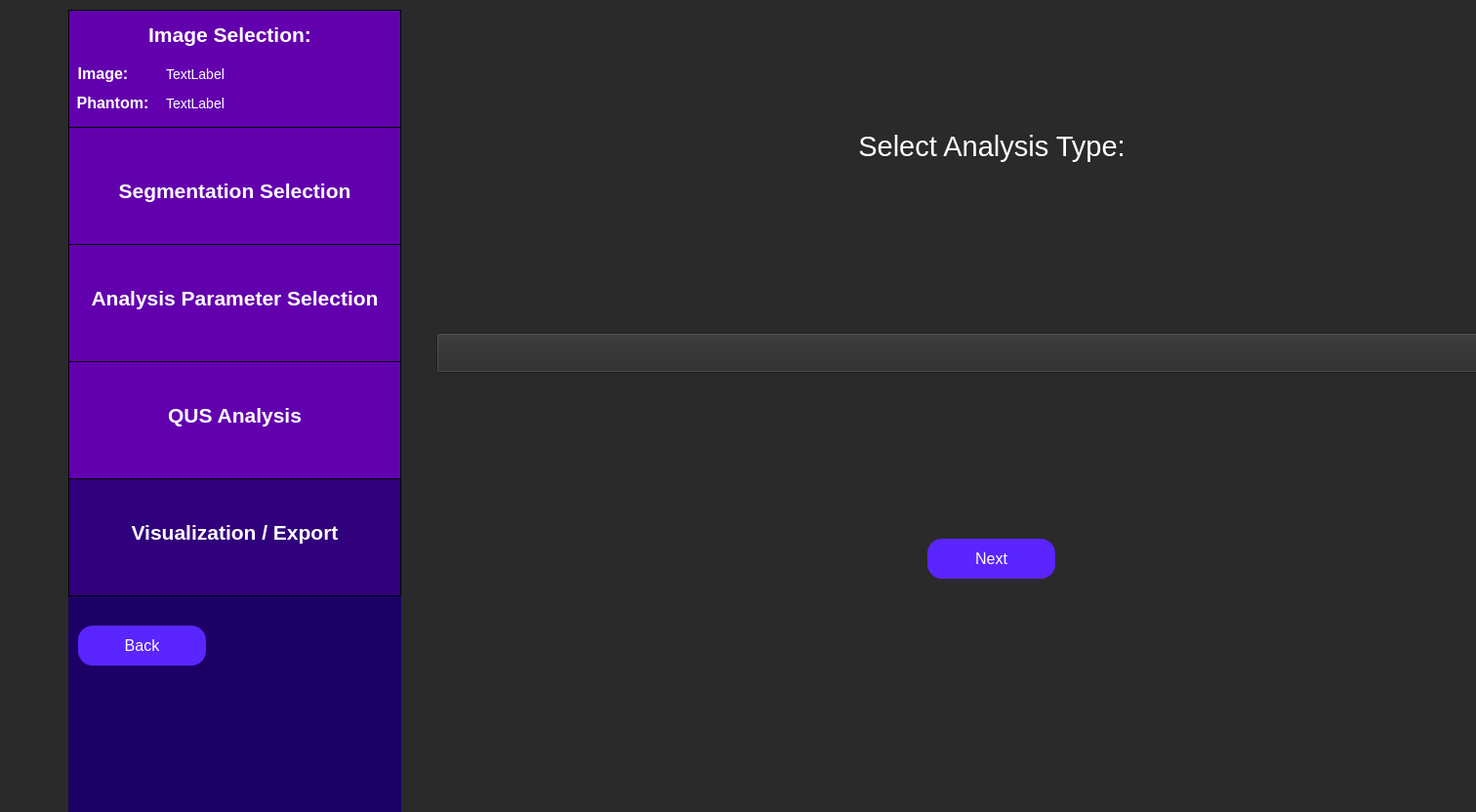
<?xml version="1.0" encoding="UTF-8"?>
<ui version="4.0">
 <class>analysisTypeSelection</class>
 <widget class="QWidget" name="analysisTypeSelection">
  <property name="geometry">
   <rect>
    <x>0</x>
    <y>0</y>
    <width>1512</width>
    <height>832</height>
   </rect>
  </property>
  <property name="minimumSize">
   <size>
    <width>201</width>
    <height>31</height>
   </size>
  </property>
  <property name="maximumSize">
   <size>
    <width>16777215</width>
    <height>16777215</height>
   </size>
  </property>
  <property name="windowTitle">
   <string>Select Ultrasound Image</string>
  </property>
  <property name="styleSheet">
   <string notr="true">QWidget {
	background: rgb(42, 42, 42);
}</string>
  </property>
  <widget class="QWidget" name="horizontalLayoutWidget">
   <property name="geometry">
    <rect>
     <x>70</x>
     <y>10</y>
     <width>1545</width>
     <height>844</height>
    </rect>
   </property>
   <layout class="QHBoxLayout" name="full_screen_layout" stretch="1,5">
    <item>
     <layout class="QVBoxLayout" name="side_bar_layout" stretch="0,0">
      <property name="spacing">
       <number>0</number>
      </property>
      <property name="sizeConstraint">
       <enum>QLayout::SizeConstraint::SetMaximumSize</enum>
      </property>
      <item>
       <widget class="QWidget" name="sidebar" native="true">
        <property name="minimumSize">
         <size>
          <width>341</width>
          <height>601</height>
         </size>
        </property>
        <property name="maximumSize">
         <size>
          <width>241</width>
          <height>601</height>
         </size>
        </property>
        <property name="toolTip">
         <string>&lt;html&gt;&lt;head/&gt;&lt;body&gt;&lt;p&gt;&lt;br/&gt;&lt;/p&gt;&lt;/body&gt;&lt;/html&gt;</string>
        </property>
        <property name="styleSheet">
         <string notr="true">QWidget {
	background-color: rgb(28, 0, 101);
}</string>
        </property>
        <widget class="QFrame" name="imageSelectionSidebar">
         <property name="geometry">
          <rect>
           <x>0</x>
           <y>0</y>
           <width>341</width>
           <height>121</height>
          </rect>
         </property>
         <property name="minimumSize">
          <size>
           <width>341</width>
           <height>121</height>
          </size>
         </property>
         <property name="maximumSize">
          <size>
           <width>341</width>
           <height>121</height>
          </size>
         </property>
         <property name="styleSheet">
          <string notr="true">QFrame {
	background-color: rgb(99, 0, 174);
	border: 1px solid black;
}</string>
         </property>
         <property name="frameShape">
          <enum>QFrame::Shape::StyledPanel</enum>
         </property>
         <property name="frameShadow">
          <enum>QFrame::Shadow::Raised</enum>
         </property>
         <widget class="QLabel" name="imageSelectionLabelSidebar">
          <property name="geometry">
           <rect>
            <x>70</x>
            <y>0</y>
            <width>191</width>
            <height>51</height>
           </rect>
          </property>
          <property name="styleSheet">
           <string notr="true">QLabel {
	font-size: 21px;
	color: rgb(255, 255, 255);
	background-color: rgba(255, 255, 255, 0);
	border: 0px;
	font-weight: bold;
}</string>
          </property>
          <property name="text">
           <string>Image Selection:</string>
          </property>
          <property name="alignment">
           <set>Qt::AlignmentFlag::AlignCenter</set>
          </property>
         </widget>
         <widget class="QLabel" name="imageLabel">
          <property name="geometry">
           <rect>
            <x>-60</x>
            <y>40</y>
            <width>191</width>
            <height>51</height>
           </rect>
          </property>
          <property name="styleSheet">
           <string notr="true">QLabel {
	font-size: 16px;
	color: rgb(255, 255, 255);
	background-color: rgba(255, 255, 255, 0);
	border: 0px;
	font-weight: bold;
}</string>
          </property>
          <property name="text">
           <string>Image:</string>
          </property>
          <property name="alignment">
           <set>Qt::AlignmentFlag::AlignCenter</set>
          </property>
         </widget>
         <widget class="QLabel" name="phantomLabel">
          <property name="geometry">
           <rect>
            <x>-50</x>
            <y>70</y>
            <width>191</width>
            <height>51</height>
           </rect>
          </property>
          <property name="styleSheet">
           <string notr="true">QLabel {
	font-size: 16px;
	color: rgb(255, 255, 255);
	background-color: rgba(255, 255, 255, 0);
	border: 0px;
	font-weight: bold
}</string>
          </property>
          <property name="text">
           <string>Phantom:</string>
          </property>
          <property name="alignment">
           <set>Qt::AlignmentFlag::AlignCenter</set>
          </property>
         </widget>
         <widget class="QLabel" name="image_path_input">
          <property name="geometry">
           <rect>
            <x>100</x>
            <y>40</y>
            <width>241</width>
            <height>51</height>
           </rect>
          </property>
          <property name="styleSheet">
           <string notr="true">QLabel {
	font-size: 14px;
	color: rgb(255, 255, 255);
	background-color: rgba(255, 255, 255, 0);
	border: 0px;
}</string>
          </property>
          <property name="text">
           <string>TextLabel</string>
          </property>
         </widget>
         <widget class="QLabel" name="phantom_path_input">
          <property name="geometry">
           <rect>
            <x>100</x>
            <y>70</y>
            <width>241</width>
            <height>51</height>
           </rect>
          </property>
          <property name="styleSheet">
           <string notr="true">QLabel {
	font-size: 14px;
	color: rgb(255, 255, 255);
	background-color: rgba(255, 255, 255, 0);
	border: 0px;
}</string>
          </property>
          <property name="text">
           <string>TextLabel</string>
          </property>
         </widget>
        </widget>
        <widget class="QFrame" name="roiSidebar">
         <property name="geometry">
          <rect>
           <x>0</x>
           <y>120</y>
           <width>341</width>
           <height>121</height>
          </rect>
         </property>
         <property name="maximumSize">
          <size>
           <width>341</width>
           <height>121</height>
          </size>
         </property>
         <property name="styleSheet">
          <string notr="true">QFrame {
	background-color: rgb(99, 0, 174);
	border: 1px solid black;
}</string>
         </property>
         <property name="frameShape">
          <enum>QFrame::Shape::StyledPanel</enum>
         </property>
         <property name="frameShadow">
          <enum>QFrame::Shadow::Raised</enum>
         </property>
         <widget class="QLabel" name="roiSidebarLabel">
          <property name="geometry">
           <rect>
            <x>0</x>
            <y>40</y>
            <width>341</width>
            <height>51</height>
           </rect>
          </property>
          <property name="styleSheet">
           <string notr="true">QLabel {
	font-size: 21px;
	color: rgb(255, 255, 255);
	background-color: rgba(255, 255, 255, 0);
	border: 0px;
	font-weight: bold;
}</string>
          </property>
          <property name="text">
           <string>Segmentation Selection</string>
          </property>
          <property name="alignment">
           <set>Qt::AlignmentFlag::AlignCenter</set>
          </property>
         </widget>
        </widget>
        <widget class="QFrame" name="rfAnalysisSidebar">
         <property name="geometry">
          <rect>
           <x>0</x>
           <y>360</y>
           <width>341</width>
           <height>121</height>
          </rect>
         </property>
         <property name="minimumSize">
          <size>
           <width>341</width>
           <height>121</height>
          </size>
         </property>
         <property name="maximumSize">
          <size>
           <width>341</width>
           <height>121</height>
          </size>
         </property>
         <property name="styleSheet">
          <string notr="true">QFrame {
	background-color: rgb(99, 0, 174);
	border: 1px solid black;
}</string>
         </property>
         <property name="frameShape">
          <enum>QFrame::Shape::StyledPanel</enum>
         </property>
         <property name="frameShadow">
          <enum>QFrame::Shadow::Raised</enum>
         </property>
         <widget class="QLabel" name="rfAnalysisLabel">
          <property name="geometry">
           <rect>
            <x>0</x>
            <y>30</y>
            <width>341</width>
            <height>51</height>
           </rect>
          </property>
          <property name="styleSheet">
           <string notr="true">QLabel {
	font-size: 21px;
	color: rgb(255, 255, 255);
	background-color: rgba(255, 255, 255, 0);
	border: 0px;
	font-weight: bold;
}</string>
          </property>
          <property name="text">
           <string>QUS Analysis</string>
          </property>
          <property name="alignment">
           <set>Qt::AlignmentFlag::AlignCenter</set>
          </property>
         </widget>
        </widget>
        <widget class="QFrame" name="exportResultsSidebar">
         <property name="geometry">
          <rect>
           <x>0</x>
           <y>480</y>
           <width>341</width>
           <height>121</height>
          </rect>
         </property>
         <property name="minimumSize">
          <size>
           <width>341</width>
           <height>121</height>
          </size>
         </property>
         <property name="maximumSize">
          <size>
           <width>341</width>
           <height>121</height>
          </size>
         </property>
         <property name="styleSheet">
          <string notr="true">QFrame {
	background-color:  rgb(49, 0, 124);
	border: 1px solid black;
}</string>
         </property>
         <property name="frameShape">
          <enum>QFrame::Shape::StyledPanel</enum>
         </property>
         <property name="frameShadow">
          <enum>QFrame::Shadow::Raised</enum>
         </property>
         <widget class="QLabel" name="exportResultsLabel">
          <property name="geometry">
           <rect>
            <x>20</x>
            <y>30</y>
            <width>301</width>
            <height>51</height>
           </rect>
          </property>
          <property name="styleSheet">
           <string notr="true">QLabel {
	font-size: 21px;
	color: rgb(255, 255, 255);
	background-color: rgba(255, 255, 255, 0);
	border: 0px;
	font-weight: bold;
}</string>
          </property>
          <property name="text">
           <string>Visualization / Export</string>
          </property>
          <property name="alignment">
           <set>Qt::AlignmentFlag::AlignCenter</set>
          </property>
         </widget>
        </widget>
        <widget class="QFrame" name="analysisParamsSidebar">
         <property name="geometry">
          <rect>
           <x>0</x>
           <y>240</y>
           <width>341</width>
           <height>121</height>
          </rect>
         </property>
         <property name="maximumSize">
          <size>
           <width>341</width>
           <height>121</height>
          </size>
         </property>
         <property name="styleSheet">
          <string notr="true">QFrame {
	background-color: rgb(99, 0, 174);
	border: 1px solid black;
}</string>
         </property>
         <property name="frameShape">
          <enum>QFrame::Shape::StyledPanel</enum>
         </property>
         <property name="frameShadow">
          <enum>QFrame::Shadow::Raised</enum>
         </property>
         <widget class="QLabel" name="analysisParamsLabel">
          <property name="geometry">
           <rect>
            <x>0</x>
            <y>30</y>
            <width>341</width>
            <height>51</height>
           </rect>
          </property>
          <property name="styleSheet">
           <string notr="true">QLabel {
	font-size: 21px;
	color: rgb(255, 255, 255);
	background-color: rgba(255, 255, 255, 0);
	border: 0px;
	font-weight:bold;
}</string>
          </property>
          <property name="text">
           <string>Analysis Parameter Selection</string>
          </property>
          <property name="alignment">
           <set>Qt::AlignmentFlag::AlignCenter</set>
          </property>
         </widget>
        </widget>
       </widget>
      </item>
      <item>
       <widget class="QFrame" name="gridFrame">
        <property name="minimumSize">
         <size>
          <width>341</width>
          <height>0</height>
         </size>
        </property>
        <property name="maximumSize">
         <size>
          <width>341</width>
          <height>16777215</height>
         </size>
        </property>
        <property name="styleSheet">
         <string notr="true">QFrame {
	background-color: rgb(28, 0, 101);
}</string>
        </property>
        <layout class="QGridLayout" name="backButtonGrid" rowstretch="0,0,0">
         <property name="sizeConstraint">
          <enum>QLayout::SizeConstraint::SetMinAndMaxSize</enum>
         </property>
         <property name="leftMargin">
          <number>10</number>
         </property>
         <property name="topMargin">
          <number>10</number>
         </property>
         <property name="rightMargin">
          <number>10</number>
         </property>
         <property name="bottomMargin">
          <number>10</number>
         </property>
         <item row="2" column="0">
          <spacer name="verticalSpacer">
           <property name="orientation">
            <enum>Qt::Orientation::Vertical</enum>
           </property>
           <property name="sizeHint" stdset="0">
            <size>
             <width>20</width>
             <height>40</height>
            </size>
           </property>
          </spacer>
         </item>
         <item row="1" column="0">
          <widget class="QPushButton" name="back_button">
           <property name="minimumSize">
            <size>
             <width>131</width>
             <height>41</height>
            </size>
           </property>
           <property name="maximumSize">
            <size>
             <width>131</width>
             <height>41</height>
            </size>
           </property>
           <property name="styleSheet">
            <string notr="true">QPushButton {
	color: white;
	font-size: 16px;
	background: rgb(90, 37, 255);
	border-radius: 15px;
}</string>
           </property>
           <property name="text">
            <string>Back</string>
           </property>
          </widget>
         </item>
         <item row="0" column="0">
          <spacer name="horizontalSpacer">
           <property name="orientation">
            <enum>Qt::Orientation::Horizontal</enum>
           </property>
           <property name="sizeHint" stdset="0">
            <size>
             <width>40</width>
             <height>20</height>
            </size>
           </property>
          </spacer>
         </item>
        </layout>
       </widget>
      </item>
     </layout>
    </item>
    <item>
     <layout class="QVBoxLayout" name="analysis_type_layout" stretch="2,2,2,1">
      <property name="spacing">
       <number>50</number>
      </property>
      <property name="leftMargin">
       <number>30</number>
      </property>
      <property name="rightMargin">
       <number>30</number>
      </property>
      <item alignment="Qt::AlignmentFlag::AlignHCenter|Qt::AlignmentFlag::AlignVCenter">
       <widget class="QLabel" name="select_type_label">
        <property name="styleSheet">
         <string notr="true">QLabel {
	font-size: 29px;
	color: rgb(255, 255, 255);
	background-color: rgba(255, 255, 255, 0);
}</string>
        </property>
        <property name="text">
         <string>Select Analysis Type:</string>
        </property>
        <property name="textFormat">
         <enum>Qt::TextFormat::AutoText</enum>
        </property>
        <property name="scaledContents">
         <bool>false</bool>
        </property>
        <property name="alignment">
         <set>Qt::AlignmentFlag::AlignCenter</set>
        </property>
        <property name="wordWrap">
         <bool>true</bool>
        </property>
       </widget>
      </item>
      <item>
       <widget class="QComboBox" name="analysis_type_options">
        <property name="minimumSize">
         <size>
          <width>180</width>
          <height>41</height>
         </size>
        </property>
        <property name="maximumSize">
         <size>
          <width>16777215</width>
          <height>16777215</height>
         </size>
        </property>
        <property name="font">
         <font>
          <pointsize>16</pointsize>
         </font>
        </property>
        <property name="styleSheet">
         <string notr="true">QComboBox {
	color: white;
}</string>
        </property>
       </widget>
      </item>
      <item alignment="Qt::AlignmentFlag::AlignHCenter|Qt::AlignmentFlag::AlignVCenter">
       <widget class="QPushButton" name="next_button">
        <property name="minimumSize">
         <size>
          <width>131</width>
          <height>41</height>
         </size>
        </property>
        <property name="maximumSize">
         <size>
          <width>131</width>
          <height>41</height>
         </size>
        </property>
        <property name="styleSheet">
         <string notr="true">QPushButton {
	color: white;
	font-size: 16px;
	background: rgb(90, 37, 255);
	border-radius: 15px;
}</string>
        </property>
        <property name="text">
         <string>Next</string>
        </property>
       </widget>
      </item>
      <item>
       <spacer name="verticalSpacer_10">
        <property name="orientation">
         <enum>Qt::Orientation::Vertical</enum>
        </property>
        <property name="sizeHint" stdset="0">
         <size>
          <width>20</width>
          <height>40</height>
         </size>
        </property>
       </spacer>
      </item>
     </layout>
    </item>
   </layout>
  </widget>
 </widget>
 <resources/>
 <connections/>
</ui>
